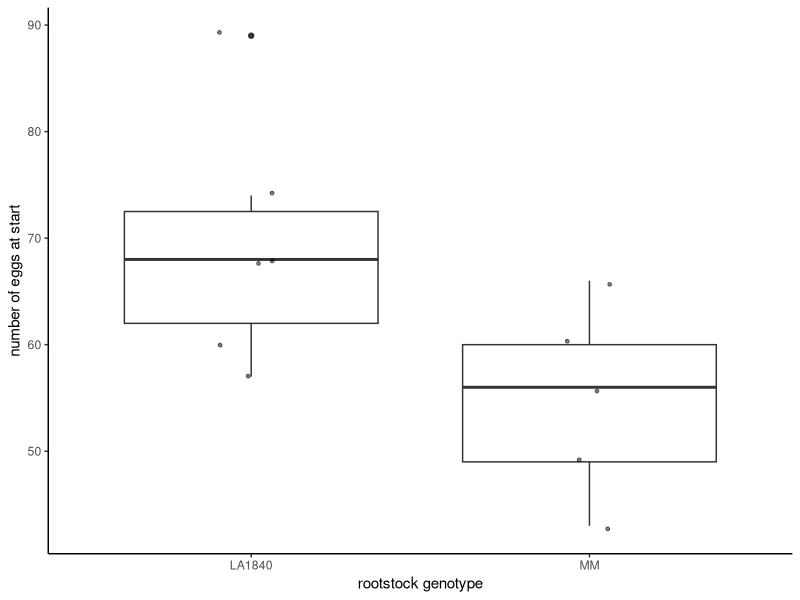

The R source for this figure:
## ---- chunk 1
knitr::opts_chunk$set(echo = TRUE, 
                      warning = FALSE, 
                      message = FALSE, 
                      fig.width = 8, 
                      fig.height = 5, 
                      fig.align = "center")
suppressPackageStartupMessages(library("ggplot2"))
suppressPackageStartupMessages(library("ggrepel"))
suppressPackageStartupMessages(library("dplyr"))
suppressPackageStartupMessages(library("skimr"))
suppressPackageStartupMessages(library("Hmisc"))
suppressPackageStartupMessages(library("tidyr"))
suppressPackageStartupMessages(library("car"))
suppressPackageStartupMessages(library("rstatix"))
## ---- chunk 2
flies <- read.csv("raw_data.csv", 
                         header = T, 
                         sep = ",", 
                         dec = ".", 
                         check.names = FALSE)
# The first 10 rows of the data
knitr::kable(flies[1:10,1:8])
## ---- chunk 3
flies <- flies %>%     
  dplyr::filter(place != 4) %>%     
  dplyr::filter(place < 13)
## ---- chunk 4
flies <- flies %>%
  mutate(stage = as.factor(stage)) %>%
  pivot_wider(names_from = stage, values_from = number) 
## ---- chunk 5
flies <- flies %>%
  mutate(fourth_exuviae = `5_late_fourth_instar` + `6_exuviea`) %>%
  group_by(place) %>%
  mutate(`5_completed_lifecycle` = cumsum(fourth_exuviae)) %>%
  mutate(`6_total_fourth_instars` = `4_early_fourth_instar` + `5_completed_lifecycle`) %>%
  ungroup()
## ---- chunk 6
flies <- flies %>%
  select(-`5_late_fourth_instar`, -`6_exuviea`, -fourth_exuviae)
## ---- chunk 7
flies <- flies %>%
  pivot_longer(cols = `0_egg`:`6_total_fourth_instars`, 
               names_to = "stage", values_to = "number")
## ---- chunk 8
flies <- flies %>%
  mutate(percentage_from_eggs = number / eggs_start * 100) %>%
  mutate(percentage_from_hatched = number / hatched * 100)

## ---- chunk 9
flies_wide <- flies  %>%
  select(-percentage_from_eggs) %>%
  select(-percentage_from_hatched)
## ---- chunk 10
flies_wide <- flies_wide %>%
  mutate(stage = as.factor(stage)) %>%
  pivot_wider(names_from = stage, values_from = number) 
## ---- chunk 11
flies_wide <- flies_wide %>%
  mutate(total = rowSums(flies_wide[,8:12], na.rm = TRUE)) %>%
  mutate(percentage_from_eggs = total / eggs_start * 100) %>%
  mutate(percentage_from_hatched = total / hatched * 100)
## ---- chunk 12
flies_wide %>%
  group_by(genotype) %>%
  get_summary_stats(`0_egg`, type = "mean_sd")

## ---- chunk 13
flies_wide %>%  
  ggplot(., aes(x = genotype, y = `0_egg`)) +
  geom_boxplot()  +
  geom_jitter(size = 1, alpha = 0.5, width = 0.1) +
  labs(y="number of eggs at start", 
       x= "rootstock genotype") +
  theme_classic()
## ---- chunk 14

shapiro.test(resid(aov(flies_wide$`0_egg`~flies_wide$genotype)))
## ---- chunk 15
leveneTest(`0_egg`~genotype, data = flies_wide)
## ---- chunk 16
flies_wide %>%
  group_by(genotype) %>%
  identify_outliers(`0_egg`)
## ---- chunk 17
flies_wide %>%
  t_test(`0_egg` ~ genotype, var.equal = TRUE) %>%
  add_significance()
## ---- chunk 18
flies_wide %>%
  cohens_d(`0_egg` ~ genotype, var.equal = TRUE)
